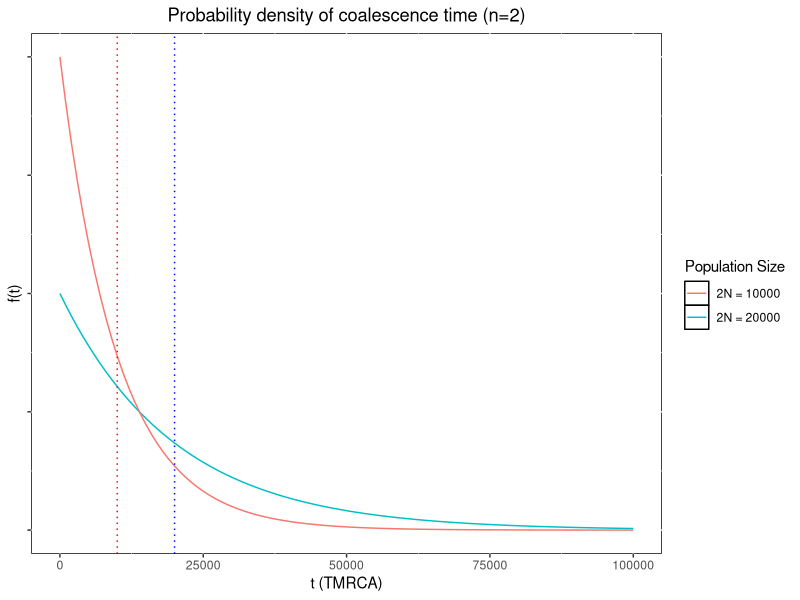
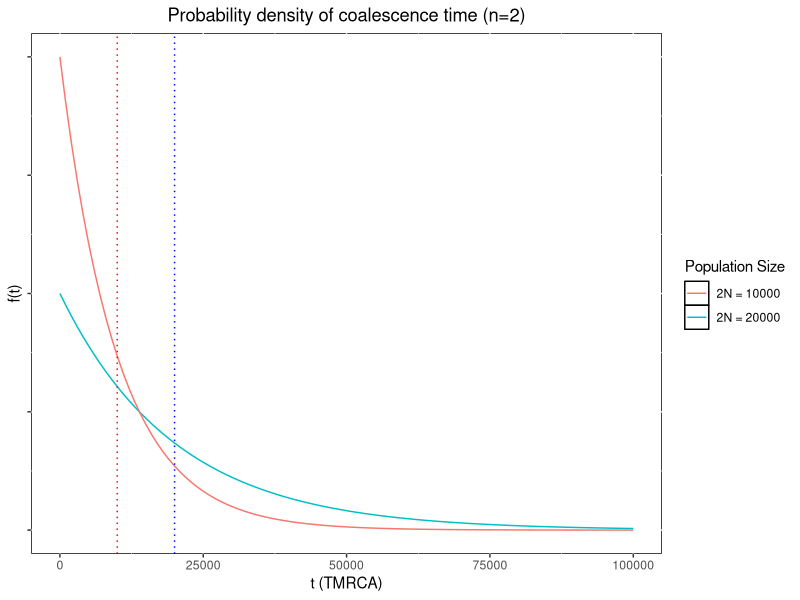

Source code (R) for these figures, in order:
library(tidyverse)

ggplot(data.frame(x=c(0, 100000)), aes(x)) + stat_function(fun=dexp, args = list(rate=1/20000), aes(color="2N = 20000")) + stat_function(fun=dexp, args = list(rate=1/10000), aes(color="2N = 10000")) + labs(color="Population Size")+labs(x = "t (TMRCA)",y="f(t)",title="Probability density of coalescence time (n=2)")+theme( panel.background = element_rect(fill = "white", colour = "black", size = 0.5, linetype = "solid"),axis.text.y = element_blank(), plot.title = element_text(hjust = 0.5)) + geom_vline(aes(xintercept=20000),color="blue",linetype="dotted") + geom_vline(aes(xintercept=10000),color="red",linetype="dotted")

ggsave(filename = "~/github/CoME2019/figs/pdfn2.pdf", width=5, height=3, device=cairo_pdf)
